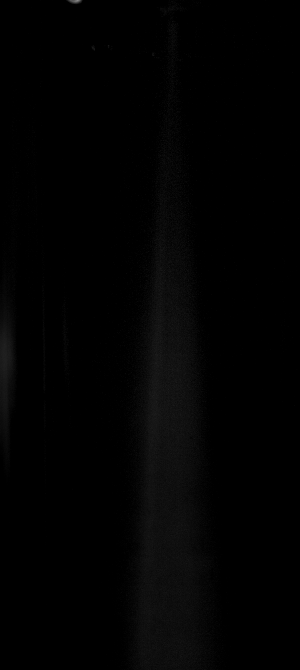
#> input picture average_image_agua_dest_div_25_50bar.png, 300 x 670 px
$ python Spray_angle_rountine.py
#> lines starting #> are read from the running program, lines starting #| are printed output that depends on the picture; after the words box and inside, x2 and y2 are one past the last pixel; in counts of white or black regions, pixels touching at a corner belong together
import cv2
import math
import matplotlib.pyplot as plt
import numpy as np

path = 'average_image_agua_dest_div_25_50bar.png'
img = cv2.imread(path)
#> img is the input picture: shape (670, 300, 3); min 0, max 136, mean 2.3
pointsList = []

# Convert input image to grayscale
gray = cv2.cvtColor(img, cv2.COLOR_BGR2GRAY)
# Apply thresholding to convert grayscale to binary image
_, thresh = cv2.threshold(gray, 10, 255, cv2.THRESH_BINARY)
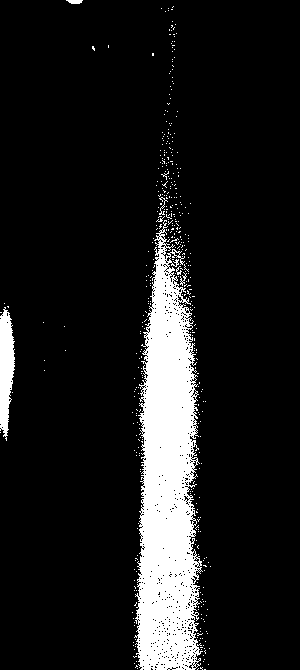
#> thresh: shape (670, 300); 11.1% white; 444 white regions (438 under 20 px), largest, box (x1, y1, x2, y2) and area: (134, 220, 203, 670) 19956, (0, 307, 15, 441) 1394, (66, 0, 83, 4) 53, (159, 197, 168, 215) 41, (180, 272, 187, 286) 35, (176, 266, 182, 275) 24

# Convert binary image to RGB format for visualization
imgRGB = cv2.cvtColor(thresh, cv2.COLOR_GRAY2RGB)

def mousePoints(event, x, y, flags, params):
    if event == cv2.EVENT_LBUTTONDOWN:
        size = len(pointsList)
        if size != 0 and size % 3 != 0:
            cv2.line(imgRGB, tuple(pointsList[round((size-1)/3)*3]), (x, y), (255, 0, 0), 2)
        cv2.circle(imgRGB, (x, y), 5, (255, 0, 0), cv2.FILLED)
        pointsList.append([x, y])

def gradient(pt1, pt2):
    if (pt2[0] - pt1[0]) == 0:
        return float('inf')  # Avoid division by zero
    return (pt2[1] - pt1[1]) / (pt2[0] - pt1[0])

def getAngle(pointsList):
    if len(pointsList) < 3:
        return
    pt1, pt2, pt3 = pointsList[-3:]
    m1 = gradient(pt1, pt2)
    m2 = gradient(pt1, pt3)
    if (1 + m2 * m1) == 0:
        return 90  # Handle vertical angles
    angR = math.atan(abs((m2 - m1) / (1 + m2 * m1)))
    angD = round(math.degrees(angR), 3)
    cv2.putText(imgRGB, str(angD), (pt1[0] + 10, pt1[1] + 30), cv2.FONT_HERSHEY_COMPLEX, 1.0, (0, 255, 0), 2)
    return angD

# Show image using matplotlib
def show_image():
    plt.imshow(cv2.cvtColor(imgRGB, cv2.COLOR_BGR2RGB))
    plt.axis('off')
    plt.show()

cv2.namedWindow('Image')
cv2.setMouseCallback('Image', mousePoints)

while True:
    if len(pointsList) % 3 == 0 and len(pointsList) != 0:
        getAngle(pointsList)

    cv2.imshow('Image', imgRGB)
    key = cv2.waitKey(1)
#> (key q is pressed here)

    if key == ord('r'):
        pointsList = []
        imgRGB = cv2.cvtColor(thresh, cv2.COLOR_GRAY2RGB)  # Reset image
    elif key == ord('s'):
        show_image()
    elif key == ord('q'):
        cv2.destroyAllWindows()
        break

$ run again, with average_image_agua_dest_div_25_70bar.png copied over average_image_agua_dest_div_25_50bar.png
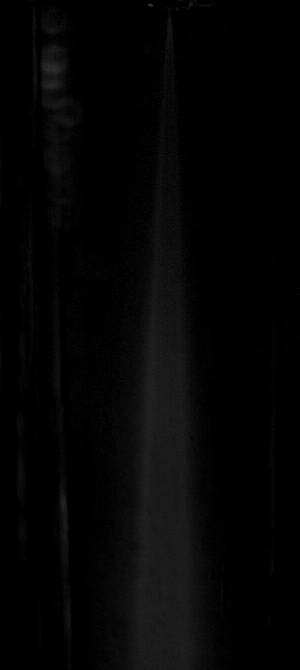
#> input picture average_image_agua_dest_div_25_70bar.png, 300 x 670 px
#> img is the input picture: shape (670, 300, 3); min 0, max 58, mean 4.7
#> `_, thresh = cv2.threshold(gray, 10, 255, cv2.THRESH_BINARY)`:
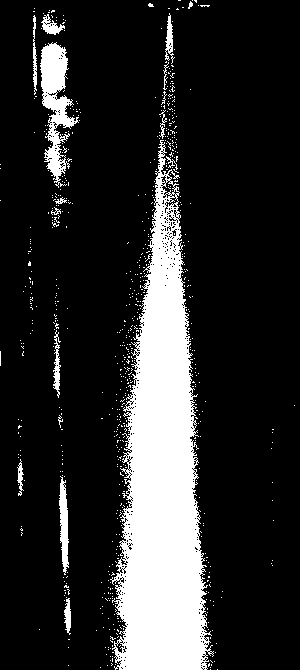
#> thresh: shape (670, 300); 17.3% white; 714 white regions (697 under 20 px), largest, box (x1, y1, x2, y2) and area: (110, 140, 214, 670) 29026, (40, 42, 79, 188) 2471, (59, 476, 69, 575) 611
